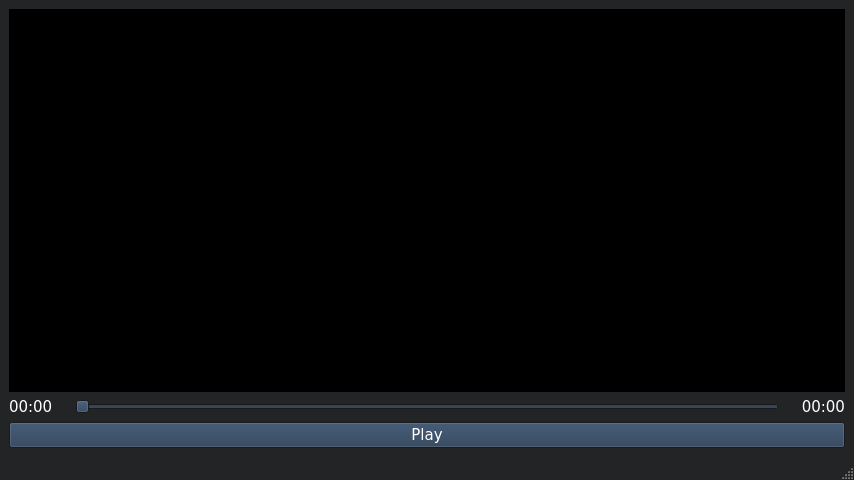
<?xml version="1.0" encoding="UTF-8"?>
<ui version="4.0">
 <class>VideoSuite</class>
 <widget class="QMainWindow" name="VideoSuite">
  <property name="geometry">
   <rect>
    <x>0</x>
    <y>0</y>
    <width>854</width>
    <height>480</height>
   </rect>
  </property>
  <property name="palette">
   <palette>
    <active>
     <colorrole role="WindowText">
      <brush brushstyle="SolidPattern">
       <color alpha="255">
        <red>255</red>
        <green>255</green>
        <blue>255</blue>
       </color>
      </brush>
     </colorrole>
     <colorrole role="Button">
      <brush brushstyle="SolidPattern">
       <color alpha="255">
        <red>40</red>
        <green>61</green>
        <blue>88</blue>
       </color>
      </brush>
     </colorrole>
     <colorrole role="Light">
      <brush brushstyle="SolidPattern">
       <color alpha="255">
        <red>52</red>
        <green>54</green>
        <blue>57</blue>
       </color>
      </brush>
     </colorrole>
     <colorrole role="Midlight">
      <brush brushstyle="SolidPattern">
       <color alpha="255">
        <red>43</red>
        <green>45</green>
        <blue>47</blue>
       </color>
      </brush>
     </colorrole>
     <colorrole role="Dark">
      <brush brushstyle="SolidPattern">
       <color alpha="255">
        <red>17</red>
        <green>18</green>
        <blue>19</blue>
       </color>
      </brush>
     </colorrole>
     <colorrole role="Mid">
      <brush brushstyle="SolidPattern">
       <color alpha="255">
        <red>131</red>
        <green>148</green>
        <blue>170</blue>
       </color>
      </brush>
     </colorrole>
     <colorrole role="Text">
      <brush brushstyle="SolidPattern">
       <color alpha="255">
        <red>255</red>
        <green>255</green>
        <blue>255</blue>
       </color>
      </brush>
     </colorrole>
     <colorrole role="BrightText">
      <brush brushstyle="SolidPattern">
       <color alpha="255">
        <red>255</red>
        <green>255</green>
        <blue>255</blue>
       </color>
      </brush>
     </colorrole>
     <colorrole role="ButtonText">
      <brush brushstyle="SolidPattern">
       <color alpha="255">
        <red>255</red>
        <green>255</green>
        <blue>255</blue>
       </color>
      </brush>
     </colorrole>
     <colorrole role="Base">
      <brush brushstyle="SolidPattern">
       <color alpha="255">
        <red>0</red>
        <green>0</green>
        <blue>0</blue>
       </color>
      </brush>
     </colorrole>
     <colorrole role="Window">
      <brush brushstyle="SolidPattern">
       <color alpha="255">
        <red>35</red>
        <green>36</green>
        <blue>38</blue>
       </color>
      </brush>
     </colorrole>
     <colorrole role="Shadow">
      <brush brushstyle="SolidPattern">
       <color alpha="255">
        <red>0</red>
        <green>0</green>
        <blue>0</blue>
       </color>
      </brush>
     </colorrole>
     <colorrole role="Highlight">
      <brush brushstyle="SolidPattern">
       <color alpha="255">
        <red>58</red>
        <green>109</green>
        <blue>175</blue>
       </color>
      </brush>
     </colorrole>
     <colorrole role="AlternateBase">
      <brush brushstyle="SolidPattern">
       <color alpha="255">
        <red>17</red>
        <green>18</green>
        <blue>19</blue>
       </color>
      </brush>
     </colorrole>
     <colorrole role="ToolTipBase">
      <brush brushstyle="SolidPattern">
       <color alpha="255">
        <red>255</red>
        <green>255</green>
        <blue>220</blue>
       </color>
      </brush>
     </colorrole>
     <colorrole role="ToolTipText">
      <brush brushstyle="SolidPattern">
       <color alpha="255">
        <red>0</red>
        <green>0</green>
        <blue>0</blue>
       </color>
      </brush>
     </colorrole>
     <colorrole role="PlaceholderText">
      <brush brushstyle="SolidPattern">
       <color alpha="127">
        <red>255</red>
        <green>255</green>
        <blue>255</blue>
       </color>
      </brush>
     </colorrole>
     <colorrole role="Accent">
      <brush brushstyle="SolidPattern">
       <color alpha="255">
        <red>0</red>
        <green>0</green>
        <blue>0</blue>
       </color>
      </brush>
     </colorrole>
    </active>
    <inactive>
     <colorrole role="WindowText">
      <brush brushstyle="SolidPattern">
       <color alpha="255">
        <red>255</red>
        <green>255</green>
        <blue>255</blue>
       </color>
      </brush>
     </colorrole>
     <colorrole role="Button">
      <brush brushstyle="SolidPattern">
       <color alpha="255">
        <red>38</red>
        <green>58</green>
        <blue>84</blue>
       </color>
      </brush>
     </colorrole>
     <colorrole role="Light">
      <brush brushstyle="SolidPattern">
       <color alpha="255">
        <red>52</red>
        <green>54</green>
        <blue>57</blue>
       </color>
      </brush>
     </colorrole>
     <colorrole role="Midlight">
      <brush brushstyle="SolidPattern">
       <color alpha="255">
        <red>43</red>
        <green>45</green>
        <blue>47</blue>
       </color>
      </brush>
     </colorrole>
     <colorrole role="Dark">
      <brush brushstyle="SolidPattern">
       <color alpha="255">
        <red>17</red>
        <green>18</green>
        <blue>19</blue>
       </color>
      </brush>
     </colorrole>
     <colorrole role="Mid">
      <brush brushstyle="SolidPattern">
       <color alpha="255">
        <red>131</red>
        <green>148</green>
        <blue>170</blue>
       </color>
      </brush>
     </colorrole>
     <colorrole role="Text">
      <brush brushstyle="SolidPattern">
       <color alpha="255">
        <red>255</red>
        <green>255</green>
        <blue>255</blue>
       </color>
      </brush>
     </colorrole>
     <colorrole role="BrightText">
      <brush brushstyle="SolidPattern">
       <color alpha="255">
        <red>255</red>
        <green>255</green>
        <blue>255</blue>
       </color>
      </brush>
     </colorrole>
     <colorrole role="ButtonText">
      <brush brushstyle="SolidPattern">
       <color alpha="255">
        <red>255</red>
        <green>255</green>
        <blue>255</blue>
       </color>
      </brush>
     </colorrole>
     <colorrole role="Base">
      <brush brushstyle="SolidPattern">
       <color alpha="255">
        <red>0</red>
        <green>0</green>
        <blue>0</blue>
       </color>
      </brush>
     </colorrole>
     <colorrole role="Window">
      <brush brushstyle="SolidPattern">
       <color alpha="255">
        <red>35</red>
        <green>36</green>
        <blue>38</blue>
       </color>
      </brush>
     </colorrole>
     <colorrole role="Shadow">
      <brush brushstyle="SolidPattern">
       <color alpha="255">
        <red>0</red>
        <green>0</green>
        <blue>0</blue>
       </color>
      </brush>
     </colorrole>
     <colorrole role="Highlight">
      <brush brushstyle="SolidPattern">
       <color alpha="255">
        <red>58</red>
        <green>109</green>
        <blue>175</blue>
       </color>
      </brush>
     </colorrole>
     <colorrole role="AlternateBase">
      <brush brushstyle="SolidPattern">
       <color alpha="255">
        <red>17</red>
        <green>18</green>
        <blue>19</blue>
       </color>
      </brush>
     </colorrole>
     <colorrole role="ToolTipBase">
      <brush brushstyle="SolidPattern">
       <color alpha="255">
        <red>255</red>
        <green>255</green>
        <blue>220</blue>
       </color>
      </brush>
     </colorrole>
     <colorrole role="ToolTipText">
      <brush brushstyle="SolidPattern">
       <color alpha="255">
        <red>0</red>
        <green>0</green>
        <blue>0</blue>
       </color>
      </brush>
     </colorrole>
     <colorrole role="PlaceholderText">
      <brush brushstyle="SolidPattern">
       <color alpha="127">
        <red>255</red>
        <green>255</green>
        <blue>255</blue>
       </color>
      </brush>
     </colorrole>
     <colorrole role="Accent">
      <brush brushstyle="SolidPattern">
       <color alpha="255">
        <red>0</red>
        <green>0</green>
        <blue>0</blue>
       </color>
      </brush>
     </colorrole>
    </inactive>
    <disabled>
     <colorrole role="WindowText">
      <brush brushstyle="SolidPattern">
       <color alpha="255">
        <red>67</red>
        <green>72</green>
        <blue>76</blue>
       </color>
      </brush>
     </colorrole>
     <colorrole role="Button">
      <brush brushstyle="SolidPattern">
       <color alpha="255">
        <red>28</red>
        <green>45</green>
        <blue>62</blue>
       </color>
      </brush>
     </colorrole>
     <colorrole role="Light">
      <brush brushstyle="SolidPattern">
       <color alpha="255">
        <red>52</red>
        <green>54</green>
        <blue>57</blue>
       </color>
      </brush>
     </colorrole>
     <colorrole role="Midlight">
      <brush brushstyle="SolidPattern">
       <color alpha="255">
        <red>43</red>
        <green>45</green>
        <blue>47</blue>
       </color>
      </brush>
     </colorrole>
     <colorrole role="Dark">
      <brush brushstyle="SolidPattern">
       <color alpha="255">
        <red>17</red>
        <green>18</green>
        <blue>19</blue>
       </color>
      </brush>
     </colorrole>
     <colorrole role="Mid">
      <brush brushstyle="SolidPattern">
       <color alpha="255">
        <red>131</red>
        <green>148</green>
        <blue>170</blue>
       </color>
      </brush>
     </colorrole>
     <colorrole role="Text">
      <brush brushstyle="SolidPattern">
       <color alpha="255">
        <red>68</red>
        <green>72</green>
        <blue>76</blue>
       </color>
      </brush>
     </colorrole>
     <colorrole role="BrightText">
      <brush brushstyle="SolidPattern">
       <color alpha="255">
        <red>255</red>
        <green>255</green>
        <blue>255</blue>
       </color>
      </brush>
     </colorrole>
     <colorrole role="ButtonText">
      <brush brushstyle="SolidPattern">
       <color alpha="255">
        <red>39</red>
        <green>42</green>
        <blue>44</blue>
       </color>
      </brush>
     </colorrole>
     <colorrole role="Base">
      <brush brushstyle="SolidPattern">
       <color alpha="255">
        <red>35</red>
        <green>36</green>
        <blue>38</blue>
       </color>
      </brush>
     </colorrole>
     <colorrole role="Window">
      <brush brushstyle="SolidPattern">
       <color alpha="255">
        <red>35</red>
        <green>36</green>
        <blue>38</blue>
       </color>
      </brush>
     </colorrole>
     <colorrole role="Shadow">
      <brush brushstyle="SolidPattern">
       <color alpha="255">
        <red>0</red>
        <green>0</green>
        <blue>0</blue>
       </color>
      </brush>
     </colorrole>
     <colorrole role="Highlight">
      <brush brushstyle="SolidPattern">
       <color alpha="255">
        <red>58</red>
        <green>109</green>
        <blue>175</blue>
       </color>
      </brush>
     </colorrole>
     <colorrole role="AlternateBase">
      <brush brushstyle="SolidPattern">
       <color alpha="255">
        <red>35</red>
        <green>36</green>
        <blue>38</blue>
       </color>
      </brush>
     </colorrole>
     <colorrole role="ToolTipBase">
      <brush brushstyle="SolidPattern">
       <color alpha="255">
        <red>255</red>
        <green>255</green>
        <blue>220</blue>
       </color>
      </brush>
     </colorrole>
     <colorrole role="ToolTipText">
      <brush brushstyle="SolidPattern">
       <color alpha="255">
        <red>0</red>
        <green>0</green>
        <blue>0</blue>
       </color>
      </brush>
     </colorrole>
     <colorrole role="PlaceholderText">
      <brush brushstyle="SolidPattern">
       <color alpha="127">
        <red>17</red>
        <green>18</green>
        <blue>19</blue>
       </color>
      </brush>
     </colorrole>
     <colorrole role="Accent">
      <brush brushstyle="SolidPattern">
       <color alpha="255">
        <red>25</red>
        <green>25</green>
        <blue>27</blue>
       </color>
      </brush>
     </colorrole>
    </disabled>
   </palette>
  </property>
  <property name="font">
   <font>
    <family>DejaVu Sans</family>
    <pointsize>11</pointsize>
   </font>
  </property>
  <property name="windowTitle">
   <string>CUDA Video Processing Suite</string>
  </property>
  <widget class="QWidget" name="centralwidget">
   <layout class="QVBoxLayout" name="verticalLayout">
    <item>
     <widget class="QLabel" name="videoLabel">
      <property name="sizePolicy">
       <sizepolicy hsizetype="Expanding" vsizetype="Expanding">
        <horstretch>0</horstretch>
        <verstretch>0</verstretch>
       </sizepolicy>
      </property>
      <property name="styleSheet">
       <string notr="true">background-color: black;</string>
      </property>
      <property name="text">
       <string/>
      </property>
      <property name="alignment">
       <set>Qt::AlignmentFlag::AlignCenter</set>
      </property>
     </widget>
    </item>
    <item>
     <layout class="QHBoxLayout" name="horizontalLayout_2">
      <item>
       <widget class="QLabel" name="currentTimeLabel">
        <property name="minimumSize">
         <size>
          <width>60</width>
          <height>0</height>
         </size>
        </property>
        <property name="text">
         <string>00:00</string>
        </property>
       </widget>
      </item>
      <item>
       <widget class="QSlider" name="videoSlider">
        <property name="orientation">
         <enum>Qt::Orientation::Horizontal</enum>
        </property>
       </widget>
      </item>
      <item>
       <widget class="QLabel" name="totalTimeLabel">
        <property name="minimumSize">
         <size>
          <width>60</width>
          <height>0</height>
         </size>
        </property>
        <property name="text">
         <string>00:00</string>
        </property>
        <property name="alignment">
         <set>Qt::AlignmentFlag::AlignRight|Qt::AlignmentFlag::AlignTrailing|Qt::AlignmentFlag::AlignVCenter</set>
        </property>
       </widget>
      </item>
     </layout>
    </item>
    <item>
     <layout class="QHBoxLayout" name="horizontalLayout">
      <item>
       <widget class="QPushButton" name="playButton">
        <property name="text">
         <string>Play</string>
        </property>
       </widget>
      </item>
     </layout>
    </item>
   </layout>
  </widget>
  <widget class="QMenuBar" name="menubar">
   <property name="geometry">
    <rect>
     <x>0</x>
     <y>0</y>
     <width>854</width>
     <height>23</height>
    </rect>
   </property>
  </widget>
  <widget class="QStatusBar" name="statusbar"/>
 </widget>
 <resources/>
 <connections/>
</ui>
